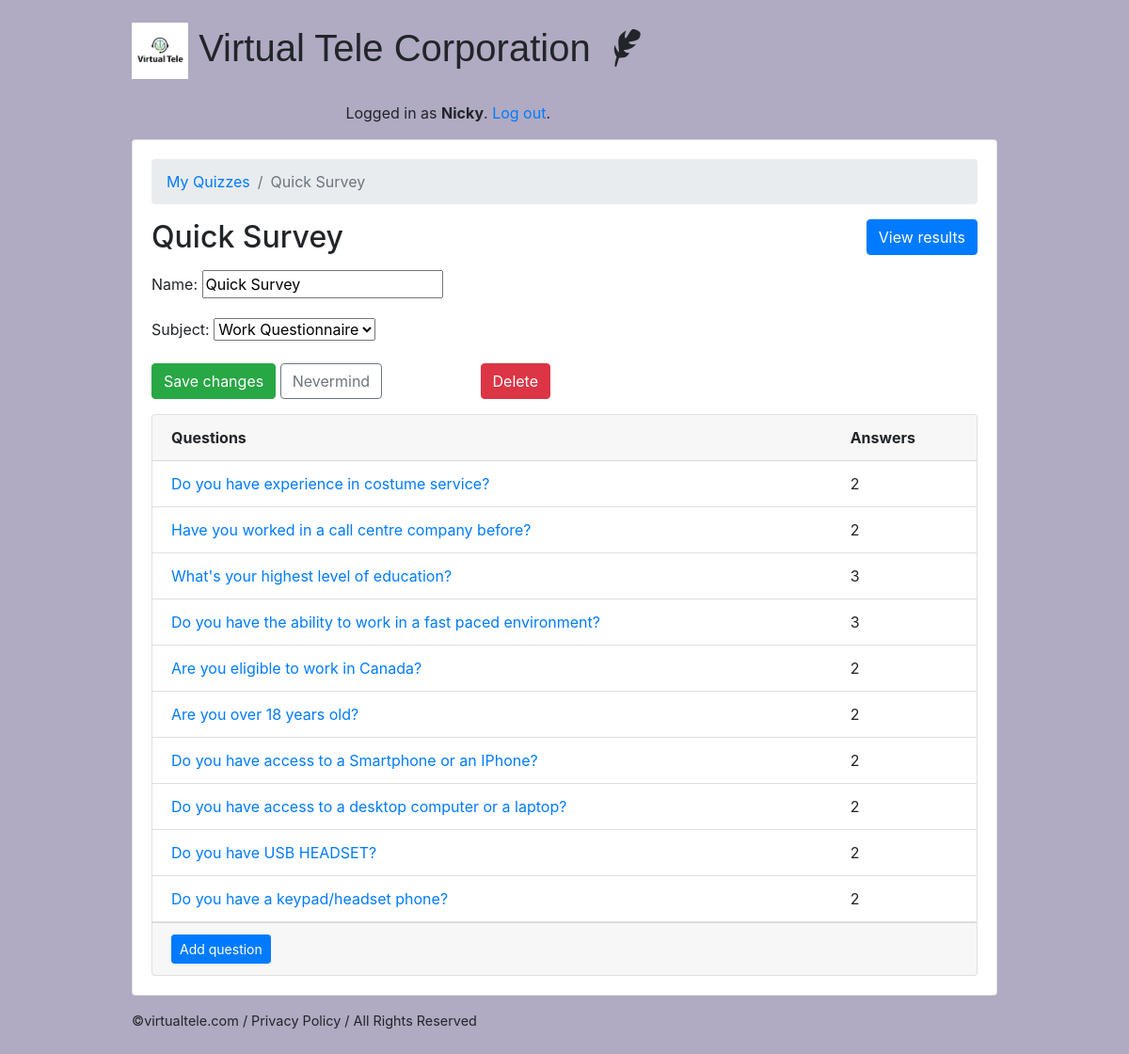
Page /recruiters/quiz/2/ (signed in) on the earlier database version.
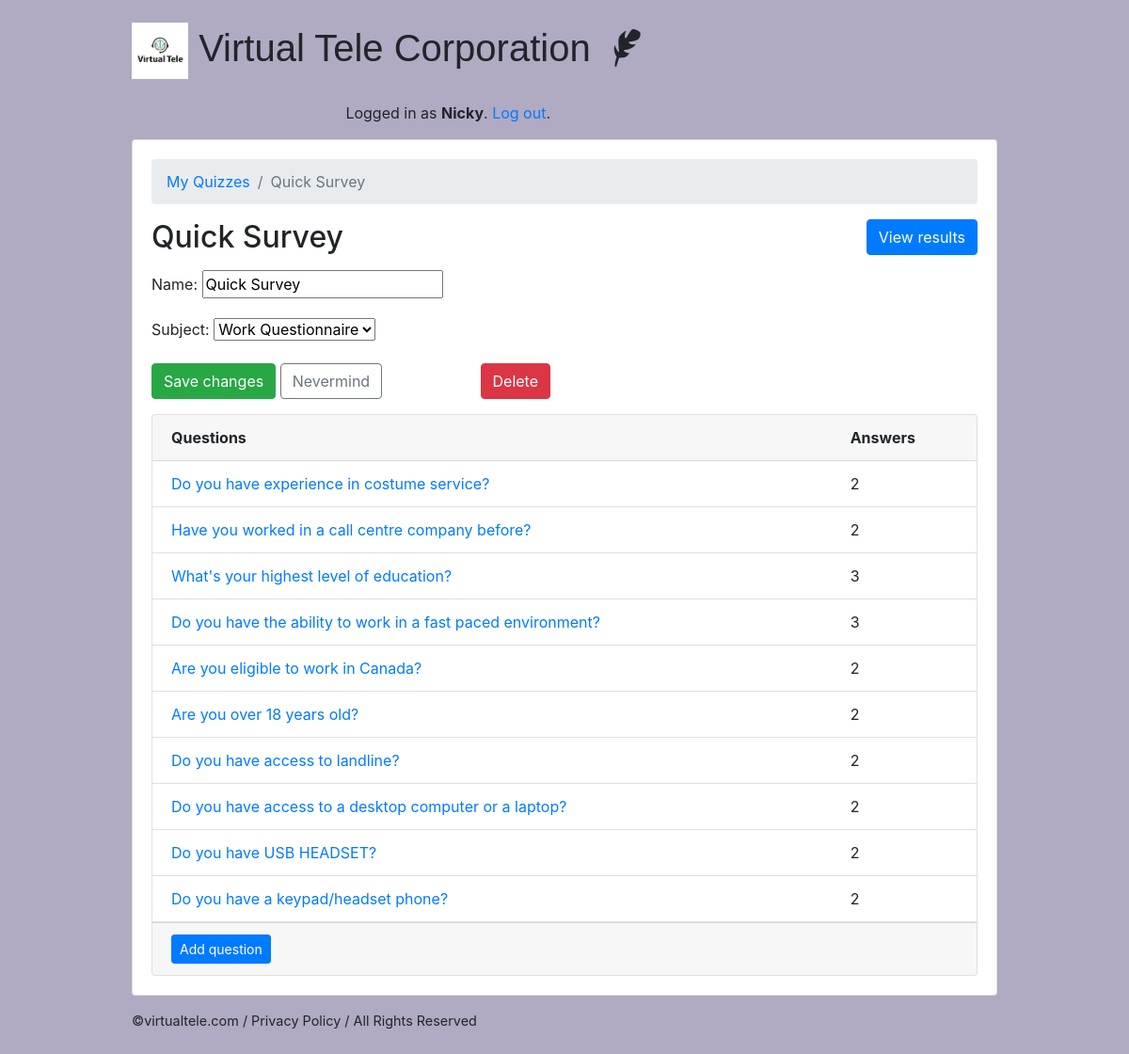
Same page on the later database version.
### classroom/models.py (models this page shows, shortened)
class Question(models.Model):
    quiz = models.ForeignKey(Quiz, on_delete=models.CASCADE, related_name='questions')
    text = models.CharField('Question', max_length=255)

### classroom/views/teachers.py (the view, shortened to what this page needs)
# urls.py: path('quiz/<int:pk>/', teachers.QuizUpdateView.as_view(), name='quiz_change'),
@method_decorator([login_required, teacher_required], name='dispatch')
class QuizUpdateView(UpdateView):
    model = Quiz
    fields = ('name', 'subject', )
    context_object_name = 'quiz'
    template_name = 'classroom/teachers/quiz_change_form.html'
    def get_context_data(self, **kwargs):
        kwargs['questions'] = self.get_object().questions.annotate(answers_count=Count('answers'))
        return super().get_context_data(**kwargs)
    def get_queryset(self):
        return self.request.user.quizzes.all()

### classroom/models.py (called while the page is built)
    def __str__(self):
        return self.name

### classroom/templates/classroom/teachers/quiz_change_form.html (shortened to what this page needs)
{% extends 'base.html' %}
{% block content %}
  <nav aria-label="breadcrumb">
    <ol class="breadcrumb">
      <li class="breadcrumb-item"><a href="{% url 'teachers:quiz_change_list' %}">My Quizzes</a></li>
      <li class="breadcrumb-item active" aria-current="page">{{ quiz.name }}</li>
    </ol>
  </nav>
  <h2 class="mb-3">
    {{ quiz.name }}
    <a href="{% url 'teachers:quiz_results' quiz.pk %}" class="btn btn-primary float-right">View results</a>
  </h2>
  <div class="row mb-3">
    <div class="col-md-6 col-sm-8 col-12">
      <form method="post" novalidate>
        {{ form.as_p }}
        <button type="submit" class="btn btn-success">Save changes</button>
        <a href="{% url 'teachers:quiz_change_list' %}" class="btn btn-outline-secondary" role="button">Nevermind</a>
        <a href="{% url 'teachers:quiz_delete' quiz.pk %}" class="btn btn-danger float-right">Delete</a>
      </form>
    </div>
  </div>
  <div class="card">
    <div class="card-header">
      <div class="row">
        <div class="col-10">
          <strong>Questions</strong>
        </div>
        <div class="col-2">
          <strong>Answers</strong>
        </div>
      </div>
    </div>
    <div class="list-group list-group-flush list-group-formset">
      {% for question in questions %}
        <div class="list-group-item">
          <div class="row">
            <div class="col-10">
              <a href="{% url 'teachers:question_change' quiz.pk question.pk %}">{{ question.text }}</a>
            </div>
            <div class="col-2">
              {{ question.answers_count }}
            </div>
          </div>
        </div>
      {% empty %}
        <div class="list-group-item text-center">
          <p class="text-muted font-italic mb-0">You haven't created any questions yet. Go ahead and <a href="{% url 'teachers:question_add' quiz.pk %}">add the first question</a>.</p>
        </div>
      {% endfor %}
    </div>
    <div class="card-footer">
      <a href="{% url 'teachers:question_add' quiz.pk %}" class="btn btn-primary btn-sm">Add question</a>
    </div>
  </div>
{% endblock %}

Differences in the rows shown:
changed Question: text "Do you have access to a Smartphone or an IPhone?" → "Do you have access to landline?"
